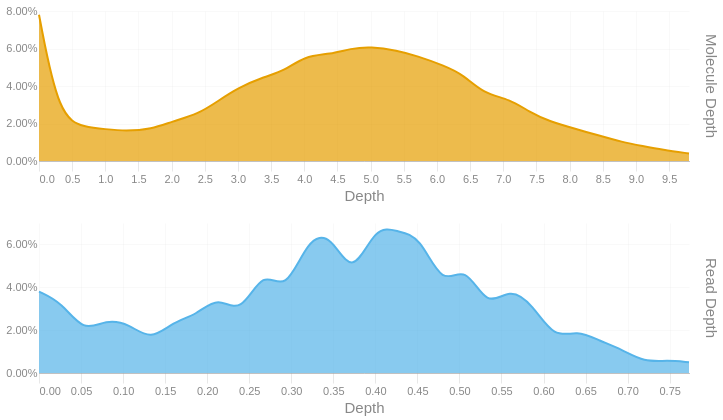

Source (notebook cell):
### Code cell
readdep = depth_hist(tb['Read Depth'], q99, 3)
readdep = readdep.with_columns(pl.lit('Read Depth').alias('Metric'))
if not SKIPLR:
    moldep = depth_hist(tb['Molecule Depth'], mol_q99, 1)
    moldep = moldep.with_columns(pl.lit('Molecule Depth').alias('Metric'))
    _hist = pl.concat([readdep, moldep])
    _hist = _hist.filter(pl.col('Proportion') != 0)
    with SafeRender(_hist):
        (
            alt.Chart(_hist)        
            .mark_area(interpolate = "basis")
            .encode(
                x=alt.X('Bin:Q').scale(domainMin=0).axis(alt.Axis(title='Depth')),
                y = alt.Y('Proportion:Q', title = None).axis(format = '.2%'),
                color = alt.Color('Metric:N').legend(None),
                row = alt.Row("Metric:N").header(title = None, labelOrient = 'right'),
                tooltip = [
                    alt.Tooltip("Metric:N", title = "Metric"),
                    alt.Tooltip('Interval:N', title = "Depth Interval"),
                    alt.Tooltip('Proportion:Q', title = "% Alignments").format('.2%')
                ]
            )
            .resolve_scale(x='independent', y='independent')
            .properties(
                height = 150, width = 650,
                usermeta={'embedOptions': {'downloadFileName': f'{samplename}.depth.hist'}}
            )
        ).display()
else:
    readdep = readdep.filter(pl.col('Proportion') != 0)
    with SafeRender(readdep):
        (
            alt.Chart(readdep)        
            .mark_area(interpolate = "basis")
            .encode(
                x=alt.X('Bin:Q').scale(domainMin=0).axis(alt.Axis(title='Depth')),
                y = alt.Y('Proportion:Q', title = None).axis(format = '.2%'),
                tooltip = [
                    alt.Tooltip('Interval:N', title = "Depth Interval"),
                    alt.Tooltip('Proportion:Q', title = "% Alignments").format('.2%')
                ]
            )
            .properties(
                usermeta={'embedOptions': {'downloadFileName': f'{samplename}.depth.hist'}}
            )
        ).display()

### Figure 1 — Vega-Lite specification as saved in the notebook (floating-point values rounded to 4 significant figures)
{"width": 650, "height": 150, "config": {"title": {"anchor": "start", "dy": -15, "fontSize": 18, "color": "#888888", "subtitleColor": "#888888", "subtitleFontSize": 14}, "arc": {"fill": "#0072B2"}, "axis": {"domainColor": "#888888", "domainWidth": 0.5, "gridWidth": 0.2, "grid": false, "titleFontWeight": 400, "titleFontSize": 15, "labelFontSize": 11, "labelColor": "#888888", "tickColor": "#888888", "tickWidth": 0.2, "titleColor": "#888888"}, "axisBand": {"grid": false}, "axisX": {"grid": true, "tickSize": 10, "domainCap": "round"}, "axisY": {"domain": false, "grid": true, "tickSize": 0, "domainCap": "round"}, "background": "transparent", "header": {"labelFontSize": 15, "labelColor": "#888888", "titleFontSize": 15, "titleFontWeight": 600, "titleColor": "#888888"}, "legend": {"labelFont": "sans-serif", "labelFontSize": 12, "labelColor": "#888888", "symbolSize": 100, "symbolType": "circle", "titleFontSize": 12, "titlePadding": 10, "titleColor": "#888888", "title": null}, "range": {"category": ["#E69F00", "#56B4E9", "#009E73", "#F0E442", "#0072B2", "#D55E00", "#CC79A7", "#000000"], "diverging": ["#cfe8f3", "#a2d4ec", "#73bfe2", "#46abdb", "#1696d2", "#12719e"]}, "area": {"fill": "#0072B2", "fillOpacity": 0.7, "line": true, "strokeOpacity": 0.7}, "line": {"color": "#0072B2", "stroke": "#0072B2", "strokeWidth": 2}, "trail": {"color": "#0072B2", "stroke": "#0072B2", "strokeWidth": 0, "size": 1}, "point": {"filled": true, "fillOpacity": 1.0, "size": 95}, "text": {"color": "#888888", "fontSize": 11, "align": "right", "fontWeight": 400, "size": 11}, "bar": {"fill": "#0072B2", "stroke": null}, "view": {"stroke": null, "continuousWidth": 660, "continuousHeight": 400}}, "data": {"name": "data-94a741a20c9e1c7b0d4c5fa996c90903"}, "mark": {"type": "area", "interpolate": "basis"}, "encoding": {"color": {"field": "Metric", "legend": null, "type": "nominal"}, "row": {"field": "Metric", "header": {"title": null, "labelOrient": "right"}, "type": "nominal"}, "tooltip": [{"field": "Metric", "title": "Metric", "type": "nominal"}, {"field": "Interval", "title": "Depth Interval", "type": "nominal"}, {"field": "Proportion", "format": ".2%", "title": "% Alignments", "type": "quantitative"}], "x": {"axis": {"title": "Depth"}, "field": "Bin", "scale": {"domainMin": 0}, "type": "quantitative"}, "y": {"axis": {"format": ".2%"}, "field": "Proportion", "title": null, "type": "quantitative"}}, "resolve": {"scale": {"x": "independent", "y": "independent"}}, "usermeta": {"embedOptions": {"downloadFileName": "TF26LRJL0050_50B_L_10484332_23Y22YLT4_L7.depth.hist"}}, "$schema": "https://vega.github.io/schema/vega-lite/v6.4.1.json", "datasets": {"data-94a741a20c9e1c7b0d4c5fa996c90903": [{"Bin": 0.0, "Interval": "0.0-0.027", "Proportion": 0.038, "Metric": "Read Depth"}, {"Bin": 0.027, "Interval": "0.027-0.053", "Proportion": 0.033, "Metric": "Read Depth"}, {"Bin": 0.053, "Interval": "0.053-0.08", "Proportion": 0.019, "Metric": "Read Depth"}, {"Bin": 0.08, "Interval": "0.08-0.107", "Proportion": 0.025, "Metric": "Read Depth"}, {"Bin": 0.107, "Interval": "0.107-0.133", "Proportion": 0.023, "Metric": "Read Depth"}, {"Bin": 0.133, "Interval": "0.133-0.16", "Proportion": 0.015, "Metric": "Read Depth"}, {"Bin": 0.16, "Interval": "0.16-0.187", "Proportion": 0.024, "Metric": "Read Depth"}, {"Bin": 0.187, "Interval": "0.187-0.213", "Proportion": 0.027, "Metric": "Read Depth"}, {"Bin": 0.213, "Interval": "0.213-0.24", "Proportion": 0.036, "Metric": "Read Depth"}, {"Bin": 0.24, "Interval": "0.24-0.267", "Proportion": 0.027, "Metric": "Read Depth"}, {"Bin": 0.267, "Interval": "0.267-0.293", "Proportion": 0.049, "Metric": "Read Depth"}, {"Bin": 0.293, "Interval": "0.293-0.32", "Proportion": 0.037, "Metric": "Read Depth"}, {"Bin": 0.32, "Interval": "0.32-0.347", "Proportion": 0.063, "Metric": "Read Depth"}, {"Bin": 0.347, "Interval": "0.347-0.373", "Proportion": 0.065, "Metric": "Read Depth"}, {"Bin": 0.373, "Interval": "0.373-0.4", "Proportion": 0.044, "Metric": "Read Depth"}, {"Bin": 0.4, "Interval": "0.4-0.427", "Proportion": 0.069, "Metric": "Read Depth"}, {"Bin": 0.427, "Interval": "0.427-0.453", "Proportion": 0.066, "Metric": "Read Depth"}, {"Bin": 0.453, "Interval": "0.453-0.48", "Proportion": 0.064, "Metric": "Read Depth"}, {"Bin": 0.48, "Interval": "0.48-0.507", "Proportion": 0.04, "Metric": "Read Depth"}, {"Bin": 0.507, "Interval": "0.507-0.533", "Proportion": 0.051, "Metric": "Read Depth"}, {"Bin": 0.533, "Interval": "0.533-0.56", "Proportion": 0.03, "Metric": "Read Depth"}, {"Bin": 0.56, "Interval": "0.56-0.587", "Proportion": 0.04, "Metric": "Read Depth"}, {"Bin": 0.587, "Interval": "0.587-0.613", "Proportion": 0.032, "Metric": "Read Depth"}, {"Bin": 0.613, "Interval": "0.613-0.64", "Proportion": 0.016, "Metric": "Read Depth"}, {"Bin": 0.64, "Interval": "0.64-0.667", "Proportion": 0.02, "Metric": "Read Depth"}, {"Bin": 0.667, "Interval": "0.667-0.693", "Proportion": 0.015, "Metric": "Read Depth"}, {"Bin": 0.693, "Interval": "0.693-0.72", "Proportion": 0.011, "Metric": "Read Depth"}, {"Bin": 0.72, "Interval": "0.72-0.747", "Proportion": 0.005, "Metric": "Read Depth"}, {"Bin": 0.747, "Interval": "0.747-0.773", "Proportion": 0.006, "Metric": "Read Depth"}, {"Bin": 0.773, "Interval": "0.773-0.8", "Proportion": 0.005, "Metric": "Read Depth"}, {"Bin": 0.0, "Interval": "0.0-0.3", "Proportion": 0.078, "Metric": "Molecule Depth"}, {"Bin": 0.3, "Interval": "0.3-0.7", "Proportion": 0.023, "Metric": "Molecule Depth"}, {"Bin": 0.7, "Interval": "0.7-1.0", "Proportion": 0.018, "Metric": "Molecule Depth"}, {"Bin": 1.0, "Interval": "1.0-1.3", "Proportion": 0.017, "Metric": "Molecule Depth"}, {"Bin": 1.3, "Interval": "1.3-1.7", "Proportion": 0.016, "Metric": "Molecule Depth"}, {"Bin": 1.7, "Interval": "1.7-2.0", "Proportion": 0.017, "Metric": "Molecule Depth"}, {"Bin": 2.0, "Interval": "2.0-2.4", "Proportion": 0.021, "Metric": "Molecule Depth"}, {"Bin": 2.4, "Interval": "2.4-2.7", "Proportion": 0.025, "Metric": "Molecule Depth"}, {"Bin": 2.7, "Interval": "2.7-3.0", "Proportion": 0.032, "Metric": "Molecule Depth"}, {"Bin": 3.0, "Interval": "3.0-3.4", "Proportion": 0.039, "Metric": "Molecule Depth"}, {"Bin": 3.4, "Interval": "3.4-3.7", "Proportion": 0.045, "Metric": "Molecule Depth"}, {"Bin": 3.7, "Interval": "3.7-4.0", "Proportion": 0.048, "Metric": "Molecule Depth"}, {"Bin": 4.0, "Interval": "4.0-4.4", "Proportion": 0.056, "Metric": "Molecule Depth"}, {"Bin": 4.4, "Interval": "4.4-4.7", "Proportion": 0.057, "Metric": "Molecule Depth"}, {"Bin": 4.7, "Interval": "4.7-5.0", "Proportion": 0.06, "Metric": "Molecule Depth"}, {"Bin": 5.0, "Interval": "5.0-5.4", "Proportion": 0.061, "Metric": "Molecule Depth"}, {"Bin": 5.4, "Interval": "5.4-5.7", "Proportion": 0.059, "Metric": "Molecule Depth"}, {"Bin": 5.7, "Interval": "5.7-6.1", "Proportion": 0.056, "Metric": "Molecule Depth"}, {"Bin": 6.1, "Interval": "6.1-6.4", "Proportion": 0.051, "Metric": "Molecule Depth"}, {"Bin": 6.4, "Interval": "6.4-6.7", "Proportion": 0.046, "Metric": "Molecule Depth"}, {"Bin": 6.7, "Interval": "6.7-7.1", "Proportion": 0.036, "Metric": "Molecule Depth"}, {"Bin": 7.1, "Interval": "7.1-7.4", "Proportion": 0.033, "Metric": "Molecule Depth"}, {"Bin": 7.4, "Interval": "7.4-7.7", "Proportion": 0.026, "Metric": "Molecule Depth"}, {"Bin": 7.7, "Interval": "7.7-8.1", "Proportion": 0.021, "Metric": "Molecule Depth"}, {"Bin": 8.1, "Interval": "8.1-8.4", "Proportion": 0.017, "Metric": "Molecule Depth"}, {"Bin": 8.4, "Interval": "8.4-8.8", "Proportion": 0.014, "Metric": "Molecule Depth"}, {"Bin": 8.8, "Interval": "8.8-9.1", "Proportion": 0.01, "Metric": "Molecule Depth"}, {"Bin": 9.1, "Interval": "9.1-9.4", "Proportion": 0.008, "Metric": "Molecule Depth"}, {"Bin": 9.4, "Interval": "9.4-9.8", "Proportion": 0.006, "Metric": "Molecule Depth"}, {"Bin": 9.8, "Interval": "9.8-10.1", "Proportion": 0.004, "Metric": "Molecule Depth"}]}}
